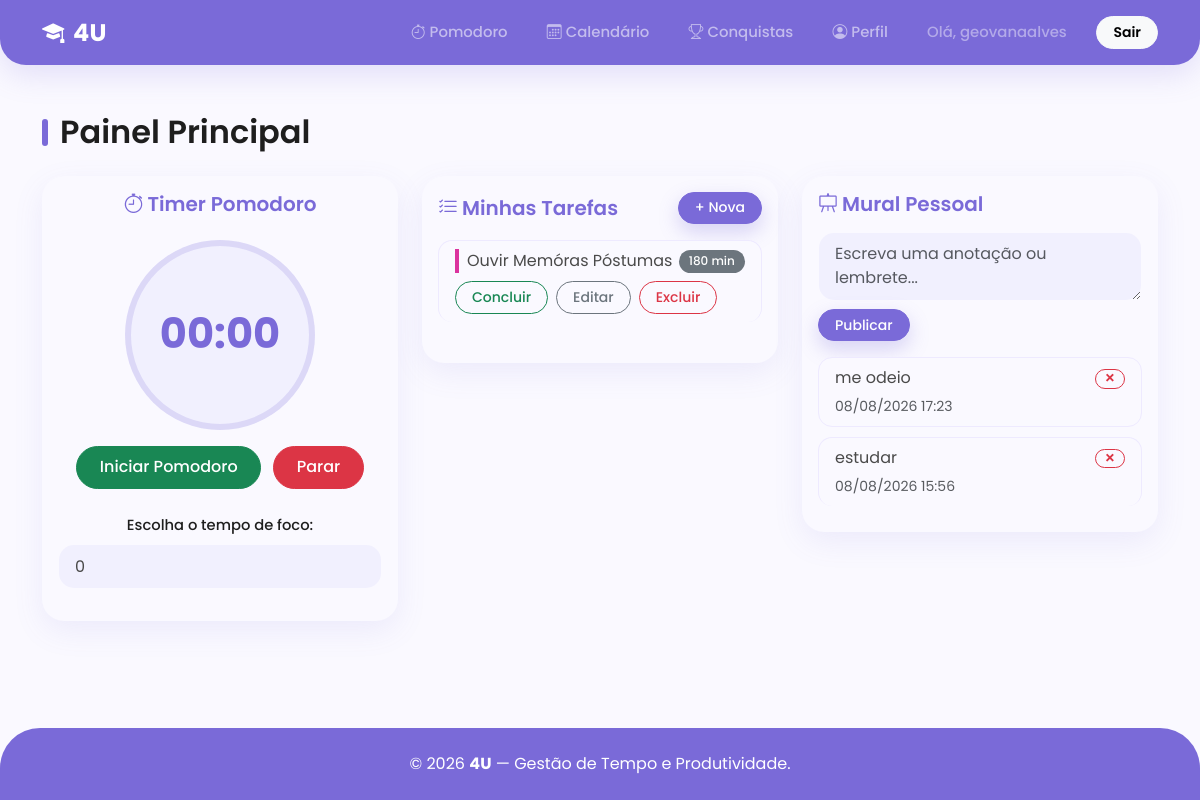
Page /dashboard/ (signed in) on the earlier database version.
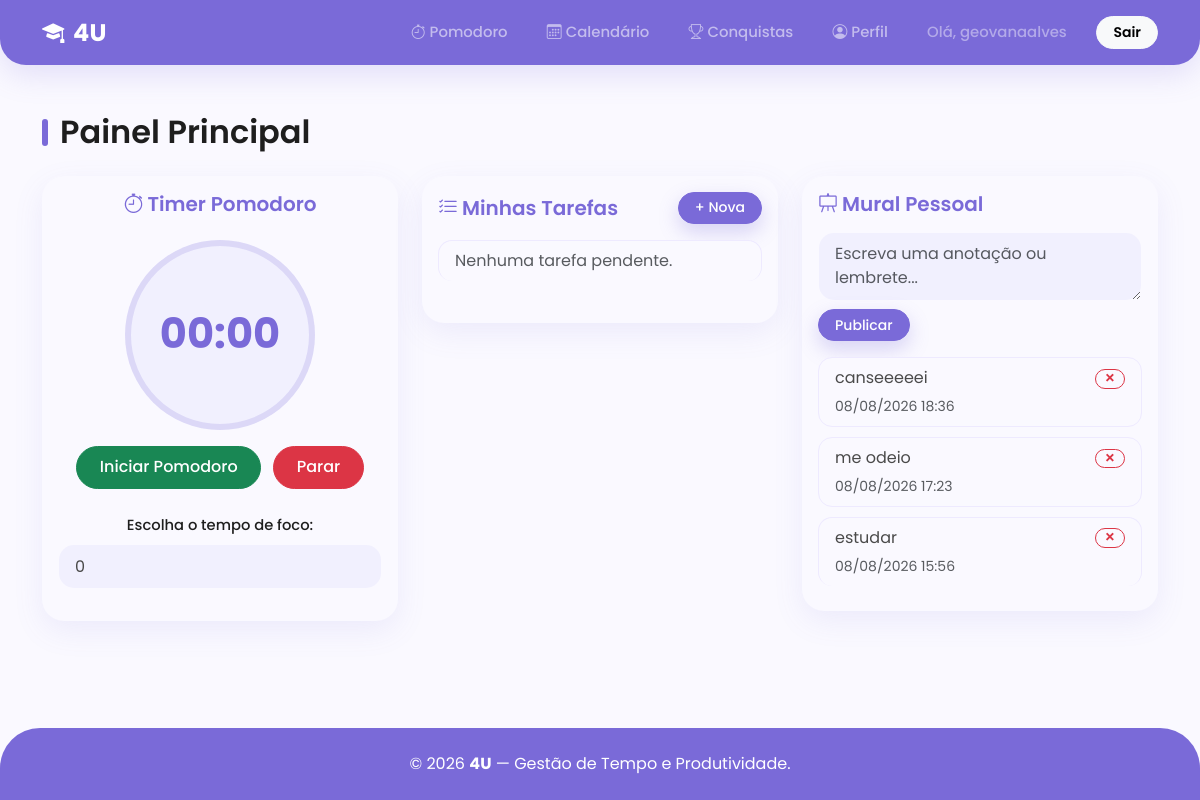
Same page on the later database version.
### core/models.py (models this page shows, shortened)
class Tarefa(models.Model):
    usuario = models.ForeignKey(User, on_delete=models.CASCADE, related_name='tarefas')
    titulo = models.CharField(max_length=200)
    descricao = models.TextField(blank=True, null=True)
    data_execucao = models.DateField()
    concluida = models.BooleanField(default=False)
    cor_etiqueta = models.CharField(max_length=7, default="#3498db")
    tempo_estimado_minutos = models.IntegerField(default=0)

class PostagemMural(models.Model):
    usuario = models.ForeignKey(User, on_delete=models.CASCADE, related_name='postagens')
    conteudo = models.TextField()
    data_criacao = models.DateTimeField(auto_now_add=True)

### core/views.py (the view, shortened to what this page needs)
# urls.py: path('dashboard/', views.dashboard_view, name='dashboard'),
@login_required
def dashboard_view(request):
    tarefas = Tarefa.objects.filter(usuario=request.user, concluida=False).order_by('data_execucao')
    postagens = PostagemMural.objects.filter(usuario=request.user).order_by('-data_criacao')
    context = {
        'tarefas': tarefas,
        'postagens': postagens,
        'form_postagem': PostagemMuralForm(),
    }
    return render(request, 'core/dashboard.html', context)

### core/forms.py
class PostagemMuralForm(forms.ModelForm):
    class Meta:
        model = PostagemMural
        fields = ['conteudo']
        widgets = {
            'conteudo': forms.Textarea(attrs={'class': 'form-control', 'rows': 2, 'placeholder': 'Escreva uma anotação ou lembrete...'}),
        }

### core/templates/core/dashboard.html (shortened to what the changed rows need)
{% extends 'core/base.html' %}
{% block content %}
<h2 class="page-title mb-4">Painel Principal</h2>
<div class="row g-4">
    <div class="col-md-4">
        <div class="card shadow-sm border-0 p-3">
            <ul class="list-group list-group-flush mb-3">
                {% for tarefa in tarefas %}
                <li class="list-group-item">
                    <div class="d-flex justify-content-between align-items-center">
                        <span
                            style="border-left: 4px solid {% if tarefa.cor_etiqueta %}{{ tarefa.cor_etiqueta }}{% else %}#000{% endif %}; padding-left: 8px;">
                            {{ tarefa.titulo }}
                        </span>
                        <span class="badge bg-secondary">{{ tarefa.tempo_estimado_minutos }} min</span>
                    </div>
                    <div class="mt-2 d-flex gap-2">
                        <form method="post" action="{% url 'concluir_tarefa' tarefa.pk %}" class="m-0">
                            <button type="submit" class="btn btn-sm btn-outline-success">Concluir</button>
                        </form>
                        <a href="{% url 'editar_tarefa' tarefa.pk %}?origem=dashboard"
                            class="btn btn-sm btn-outline-secondary">Editar</a>
                        <form method="post" action="{% url 'excluir_tarefa' tarefa.pk %}" class="m-0"
                            onsubmit="return confirm('Excluir esta tarefa?');">
                            <button type="submit" class="btn btn-sm btn-outline-danger">Excluir</button>
                        </form>
                    </div>
                </li>
                {% empty %}
                <li class="list-group-item text-muted">Nenhuma tarefa pendente.</li>
                {% endfor %}
            </ul>
        </div>
    </div>
    <div class="col-md-4">
        <div class="card shadow-sm border-0 p-3">
            <div class="list-group list-group-flush">
                {% for post in postagens %}
                <div class="list-group-item d-flex justify-content-between align-items-start">
                    <div>
                        <p class="mb-1">{{ post.conteudo }}</p>
                        <small class="text-muted">{{ post.data_criacao|date:"d/m/Y H:i" }}</small>
                    </div>
                    <form action="{% url 'excluir_postagem' post.pk %}" method="post" class="m-0 ms-2">
                        <button type="submit" class="btn btn-sm btn-outline-danger px-2 py-0"
                            title="Excluir anotação" onclick="return confirm('Deseja excluir esta anotação?');"
                            style="font-size: 1.1rem; line-height: 1;">
                            &times;
                        </button>
                    </form>
                </div>
                {% empty %}
                <p class="text-muted">Nenhum recado no mural.</p>
                {% endfor %}
            </div>
        </div>
    </div>
</div>
{% endblock %}

Differences in the rows shown:
no longer on this page (row edited): Tarefa: titulo "Ouvir Memóras Póstumas", tempo_estimado_minutos "180"
added PostagemMural: conteudo "canseeeeei", data_criacao "08/08/2026 18:36"
Other differences:
text now shown: "Nenhuma tarefa pendente."
